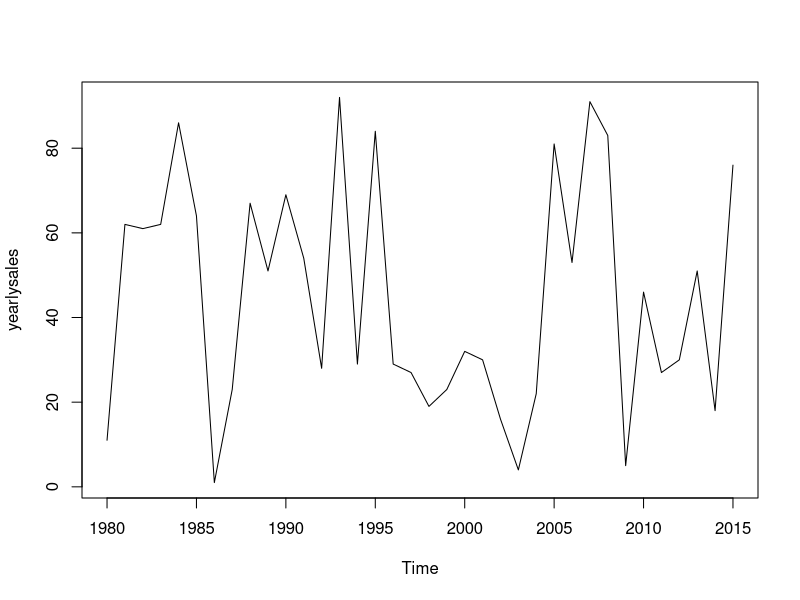
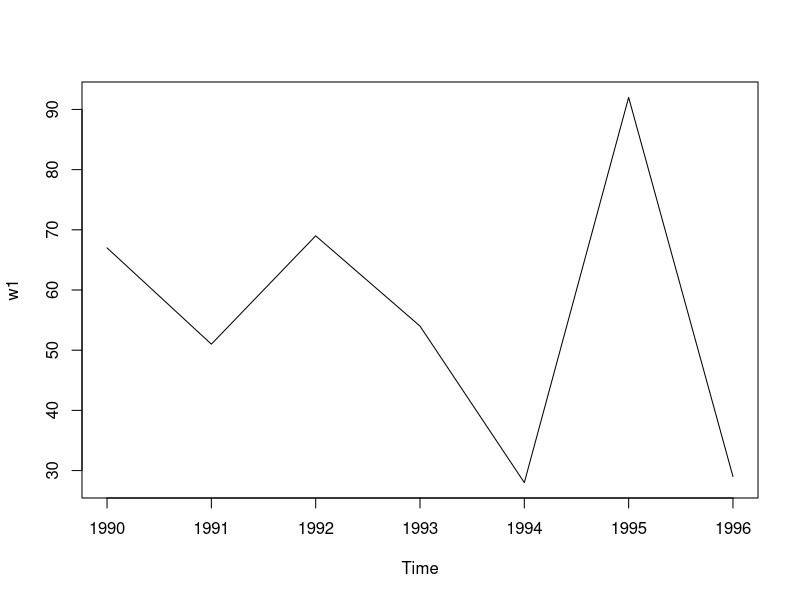
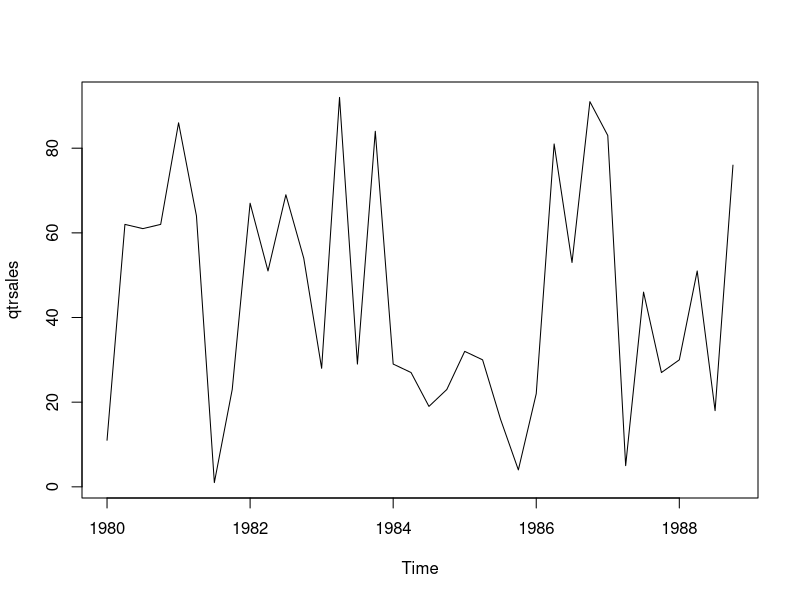

Write R code to recreate these figures, in order.
#create a time series data

#first create a vector of numerical values
# 36 observations 
set.seed(1234)
(sales = round(runif(36, 0,100)))
length(sales)

#This data can be daily, weekly, monthly, quartler, yearly data
#create yearly time series : start year 1980

#Yearly----
(ysales = ts(sales, frequency = 1))

(yearlysales = ts(sales, start=c(1980), frequency=1))

(yearlysales1 = ts(sales, start=c(1980,3), frequency=1)) 
# 3rd yr from 1980
plot(yearlysales)

#find the year when sales was > 50
yearlysales1[ yearlysales1 > 50]
class(yearlysales1)
methods(class=ts)
yearlysales1
(w1= window(yearlysales1, start=1990, end=1996))
plot(w1)



#Quarterly -----
12/4  # freq=4
(qtrsales = ts(sales, start=c(1980), frequency=4))
plot(qtrsales)
#list data from Qtr3 1980 to  1985
window(qtrsales, start=c(1980, 3), end=c(1985, 2))


#Monthly -----
12/12  # freq=12 start month=Mar/ 1990
(monsales = ts(sales, start=c(1990,4), frequency=12))

#create data from Feb 2000 to Nov 2002
(monsales1 = ts(sales, start=c(2000,2), end=c(2003,3), frequency=12))
monsales1
str(monsales1)
length(monsales1)

#see subset of sales data : May 2000 to Aug 2001
window(monsales1, start=c(2000, 5), end=c(2001, 8))


sales2 = ceiling(rnorm(365, mean=100, sd=10))
(dailysales = ts(sales2, start=c(2017,1), frequency=365))
mean(window(dailysales, start=c(2017,1), end=c(2017,10)))
head(sales2)
